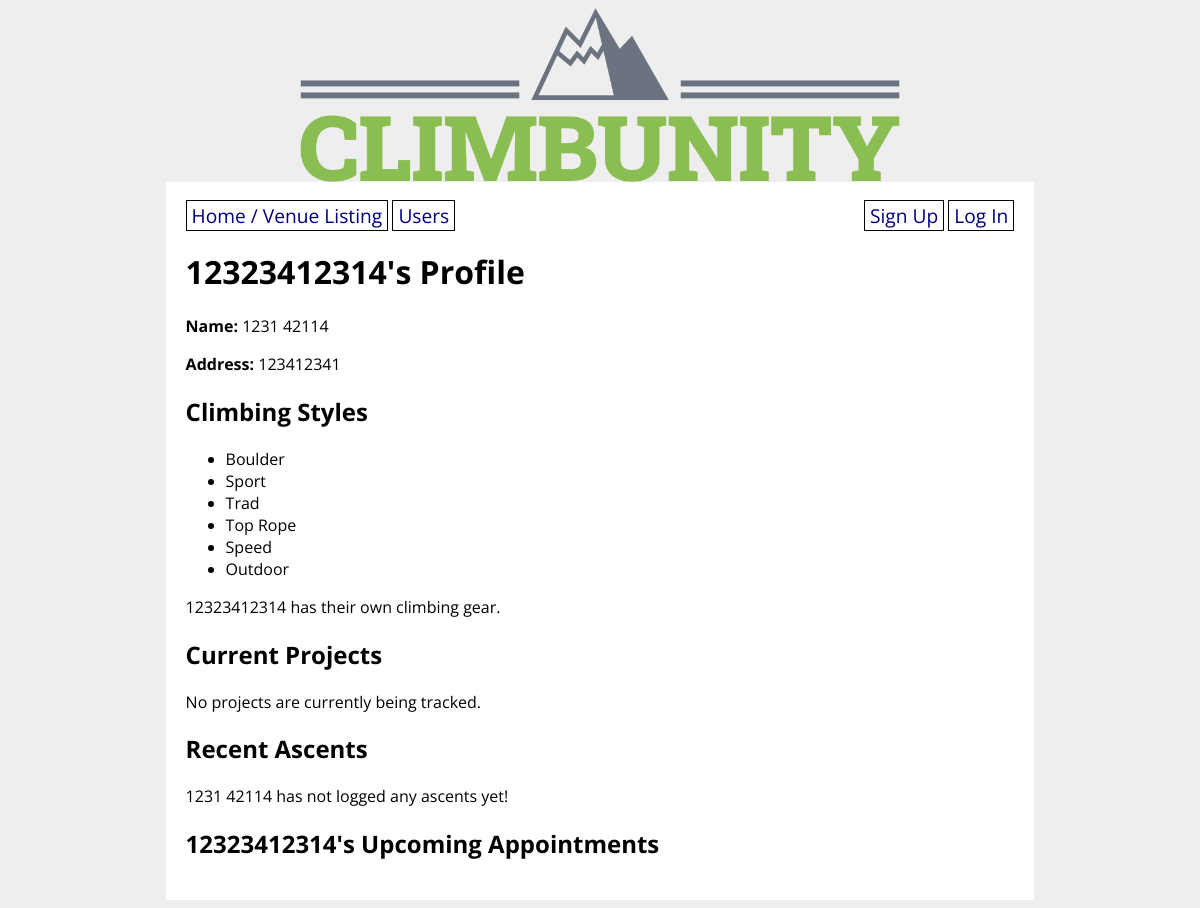
The page /edit_profile/10 on the database as committed earlier.
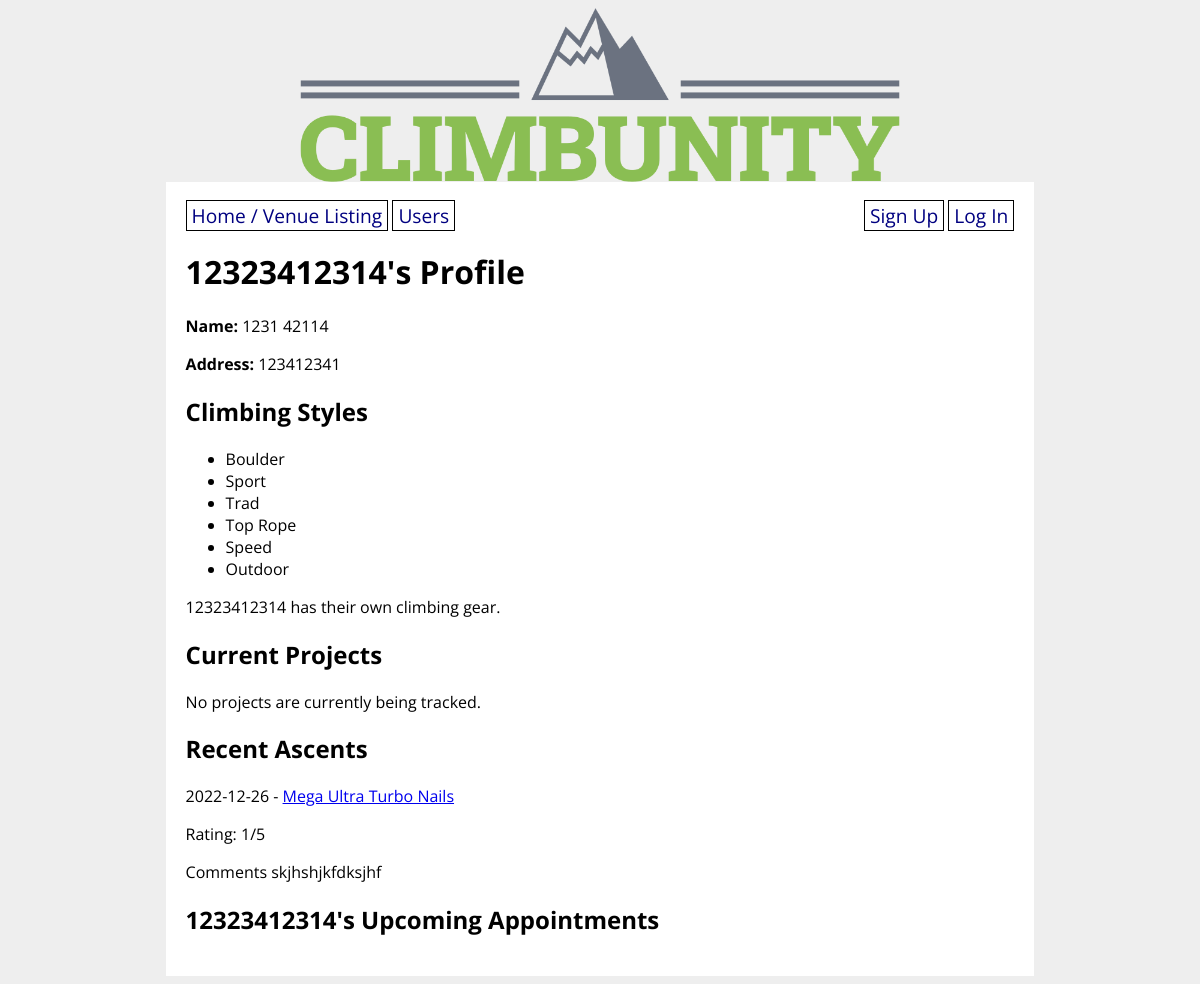
The same page on the database as committed later.
### climbunity_app/models.py (models this page shows, shortened)
class Style(db.Model):
    id = db.Column(db.Integer, primary_key=True)
    style = db.Column(db.String(8))
    climber_styles = db.relationship('User',
        secondary='user_style_lists', back_populates='user_does_styles'
    )
    route_styles = db.relationship('Route',
        secondary='route_style_lists', back_populates='possible_route_styles'
    )
    def __str__(self):
        return f'{self.style}'

class User(UserMixin, db.Model):
    id = db.Column(db.Integer, primary_key=True)
    username = db.Column(db.String(80), nullable=False, unique=True)
    password = db.Column(db.String(200), nullable=False)
    email = db.Column(db.String(200), nullable=False)
    first_name = db.Column(db.String(50), nullable=False)
    last_name = db.Column(db.String(50), nullable=False)
    address = db.Column(db.String(200), nullable=False)
    has_gear = db.Column(db.Boolean, nullable=False)
    user_projects = db.relationship('Route',
        secondary='user_project_lists', back_populates='projecting_users'
    )
    user_appointments = db.relationship('Appointment',
        secondary='appointment_guests', back_populates='appointment_attendants'
    )
    user_does_styles = db.relationship('Style',
        secondary='user_style_lists', back_populates='climber_styles'
    )

class Ascent(db.Model):
    id = db.Column(db.Integer, primary_key=True)
    user_id = db.Column(db.Integer, db.ForeignKey('user.id'), nullable=False)
    route_id = db.Column(db.Integer, db.ForeignKey('route.id'), nullable=False)
    send_date = db.Column(db.Date)
    send_type = db.Column(db.Enum(SendType))
    send_rating = db.Column(db.Integer)
    send_comments = db.Column(db.String)
    routes_ascended = db.relationship('Route',
        secondary="route_ascent_lists", back_populates='ascents_on_route'
    )

class Route(db.Model):
    id = db.Column(db.Integer, primary_key=True)
    venue_id = db.Column(db.Integer, db.ForeignKey('venue.id'), nullable=False)
    setter_id = db.Column(db.Integer, db.ForeignKey('user.id'))
    name = db.Column(db.String(80), nullable=False)
    grade = db.Column(db.String(10), nullable=False)
    photo_url = db.Column(URLType)
    route_set_date = db.Column(db.Date)
    route_takedown_date = db.Column(db.Date)
    projecting_users = db.relationship('User',
        secondary='user_project_lists', back_populates='user_projects'
    )
    ascents_on_route = db.relationship('Ascent',
        secondary='route_ascent_lists', back_populates='routes_ascended'
    )
    possible_route_styles = db.relationship('Style',
        secondary='route_style_lists', back_populates='route_styles'
    )
    route_tags = db.relationship('Tag',
        secondary='route_tag_lists', back_populates='tagged_routes'
    )

### climbunity_app/main/routes.py (the view)
@main.route('/edit_profile/<user_id>', methods=['GET', 'POST'])
def edit_user_detail(user_id):
    routes = Route.query.all()
    user = User.query.get(user_id)
    ascents = Ascent.query.filter_by(user_id=user_id).limit(5).all()
    form = EditProfileForm(obj=user)
    if current_user == user:
        if form.validate_on_submit():
            user.first_name = form.first_name.data
            user.last_name = form.last_name.data
            user.address = form.address.data
            user.has_gear = form.has_gear.data
            user.user_does_styles.clear()
            user.user_does_styles.extend(form.climber_styles.data)
            flash('User profile was edited successfully.')
            db.session.commit()
        user = user.query.get(current_user.id)
        response = redirect(url_for("main.user_detail", user_id=user.id, form=form, follow_redirects=True))
        response_text = response.get_data(as_text=True)
    else:
        user = User.query.get(user_id)
    return render_template('user_detail.html', routes=routes, ascents=ascents, user=user, form=form)

### climbunity_app/templates/user_detail.html (shortened to what this page needs)
{% extends 'base.html' %}
{% block content %}
<h1> {{ user.username }}'s Profile</h1>
<p><strong>Name: </strong> {{ user.first_name }} {{ user.last_name }}</p>
<p><strong>Address: </strong> {{ user.address }}</p>
<h2>Climbing Styles</h2>
{% if user.user_does_styles %}
    <ul>
        {% for style in user.user_does_styles %}
            <li>{{ style }}</li>
        {% endfor %}
    </ul>
{% endif %}
{% if user.has_gear %}
    <p>{{ user.username }} has their own climbing gear.</p>
{% else %}
    <p>{{ user.username }} does not have their own climbing gear.</p>
{% endif %}
{% include 'partials/projects_ascents_partial.html' %}
{% include 'partials/appointments_partial.html' %}
{% endblock %}

### climbunity_app/templates/partials/projects_ascents_partial.html (shortened to what this page needs)
<h2>Current Projects</h2>
{% if user.user_projects %}
    {% for route in user.user_projects%}
        <div>{{ route.name }} - {{ route.grade }}
            {% if user == current_user %}
                <form style="display: inline;" method="POST" action="/remove_from_project_list/{{ route.id }}">
                    <input style="margin: 0; padding: 0;" type="submit" value="delete"/>
                </form>
            {% endif %}
        </div>
    {% endfor %}
{% else %}
<p>No projects are currently being tracked.</p>
{% endif %}
<h2>Recent Ascents</h2>
{% if ascents %}
    <div>
        {% for ascent in ascents %}
            <p>{{ ascent.send_date }} - <a href="/route/{{ ascent.route_id }}" > {{ ascent.routes_ascended[0].name }}</a></p>
            {% if ascent.send_rating %}
                <p>Rating: {{ ascent.send_rating }}/5</p>
            {% endif %}
            {% if ascent.send_comments %}
                <p>Comments {{ ascent.send_comments }}</p>
            {% endif %}
        {% endfor %}
    </div>
{% else %}
    {% if current_user.id == user.id %}
        You haven't logged any ascents yet!
    {% else %}
        {{ user.first_name }} {{ user.last_name }} has not logged any ascents yet!
    {% endif %}
{% endif %}

### climbunity_app/templates/partials/appointments_partial.html (shortened to what this page needs)
{% if user == current_user %}
    <h2>Your Upcoming Appointments</h2>
    {% if user.user_appointments %}
        <div>
            {% for appointment in user.user_appointments %}
                <p>{{ appointment.appointment_datetime }} @ <a href="/venue/{{ appointment.venue_id }}" >{{ appointment.appointment_venues[0] }}</a></p>
                <form method="POST" action="/delete_appointment/{{ appointment.id }}">
                    <input type="submit" value="Delete appointment">
                </form>
            {% endfor %}
        </div>
    {% else %}
        <p>You have no appointments yet!</p>
    {% endif %}
{% else %}
    <h2>{{ user.username }}'s Upcoming Appointments</h2>
{% endif %}

Rows that differ between the two databases and show on the page:
shown differently, row unchanged: User: first_name "1231" → (not shown); last_name "42114" → (not shown)
added Ascent: send_date "2022-12-26", name "Mega Ultra Turbo Nails", send_rating "1", send_comments "skjhshjkfdksjhf"
Other text that changed with them:
text no longer shown: "has not logged any ascents yet!"
